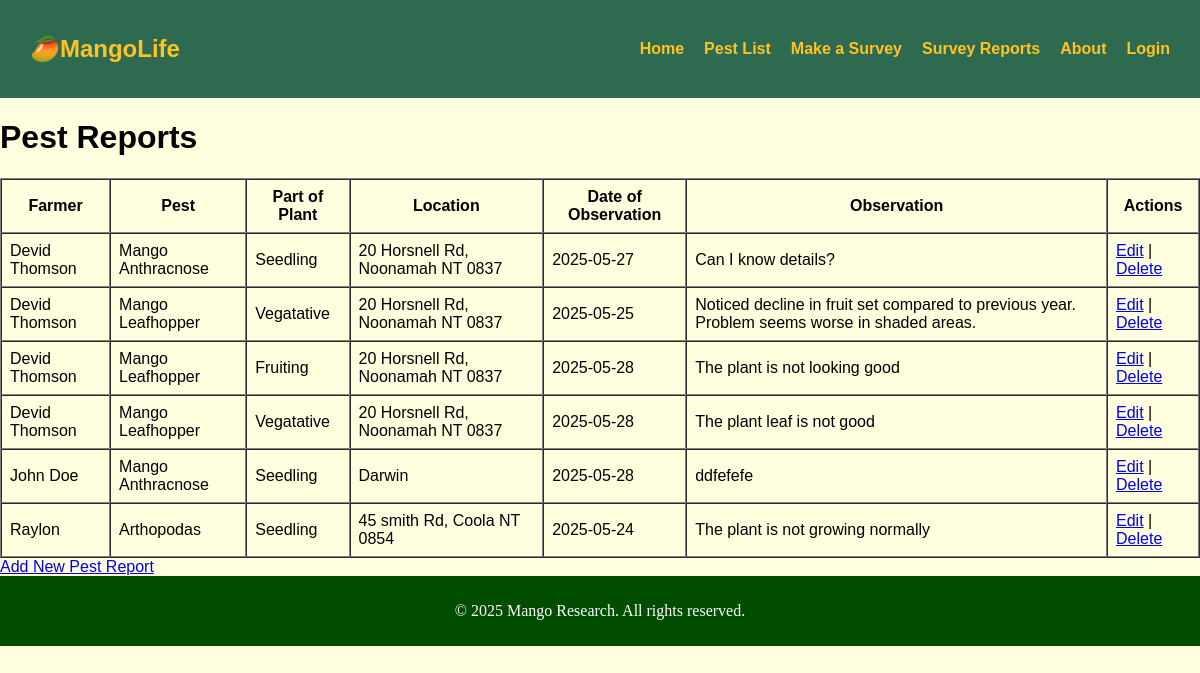
The page /survey_list/ on the database as committed earlier.
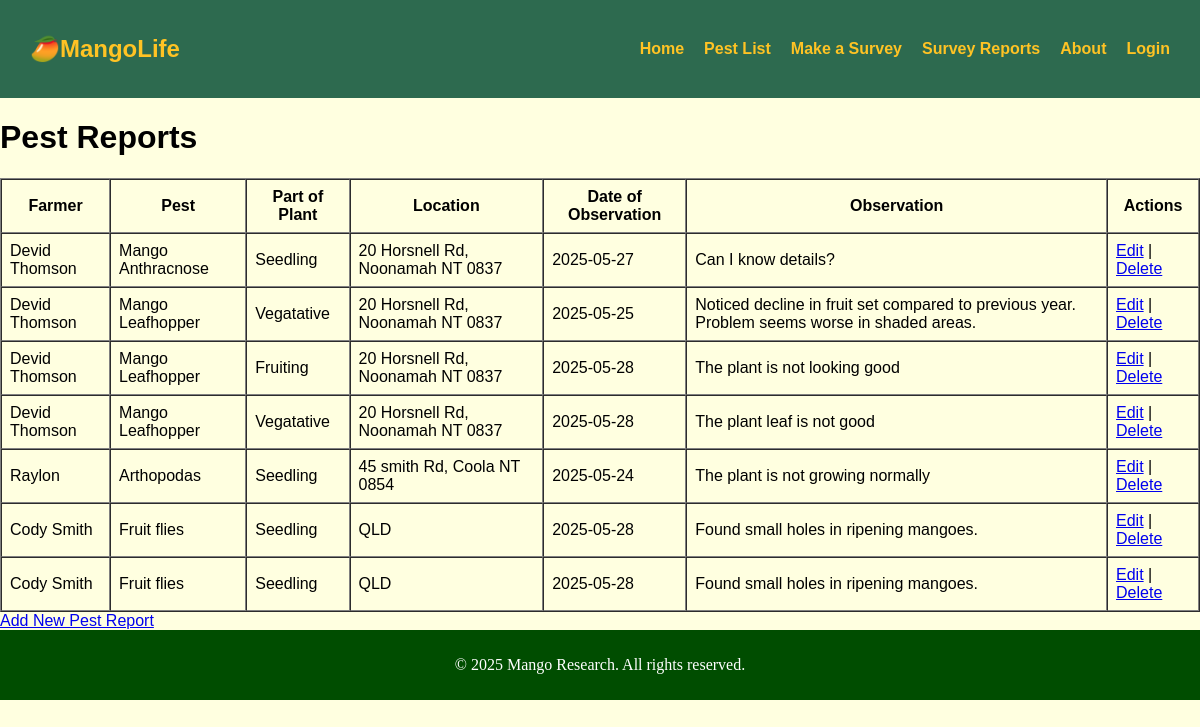
The same page on the database as committed later.
### mango_pests/models.py (models this page shows, shortened)
class PestReport(models.Model):
    farmer = models.ForeignKey(Farmer, on_delete=models.CASCADE, related_name='pest_reports', default=1)
    pest_name = models.CharField(max_length=100)
    date_of_observation = models.DateField(default=timezone.now)
    observation = models.TextField()
    severity_level = models.CharField(
        max_length=8,
        choices=[('Low','Low'), ('Medium','Medium'), ('High','High')],
        default='Low'
    )
    affected_stage = models.CharField(
        max_length=20,
        choices=[('Seedling','Seedling'), ('Vegetative','Vegetative'), ('Budding','Budding'),('Flowering','Flowering'), ('Fruiting','Fruiting'), ('Maturity','Maturity'), ('Harvest','Harvest')],default='Seedling')
    affected_plant_number = models.CharField(max_length=150, default='')
    symptoms = models.CharField(max_length=250, default='')
    image = models.ImageField(upload_to='pests/images/', blank=True, null=True)  # Make image optional
    submitted_at = models.DateTimeField(auto_now_add=True)

class Farmer(models.Model):
    full_name = models.CharField(max_length=100)
    email = models.EmailField()
    phone_number = models.CharField(max_length=20, default='')
    location = models.CharField(max_length=200)
    land_size = models.CharField(max_length=70, default='')

### mango_pests/views.py (the view)
# urls.py: path('survey_list/', PestReportListView.as_view(), name='pestreport_list'),
class PestReportListView(ListView):
    model = PestReport
    template_name = 'mango_pests/survey_list.html'
    context_object_name = 'pestreports'

### mango_pests/templates/mango_pests/survey_list.html
{% extends "mango_pests/base.html" %}
{% load static %}
{% block content %}
<h1>Pest Reports</h1>
<table border="1" cellpadding="8" cellspacing="0">
  <thead>
    <tr>
      <th>Farmer</th>
      <th>Pest</th>
      <th>Part of Plant</th>
      <th>Location</th>
      <th>Date of Observation</th>
      <th>Observation</th>
      <th>Actions</th>
    </tr>
  </thead>
  <tbody>
    {% for report in pestreports %}
      <tr>
        <td>{{ report.farmer.full_name }}</td>
        <td>{{ report.pest_name }}</td>
        <td>{{ report.affected_stage }}</td>
        <td>{{ report.farmer.location }}</td>
        <td>{{ report.date_of_observation|date:"Y-m-d" }}</td>
        <td>{{ report.observation|truncatewords:15 }}</td>
        <td>
          <a href="{% url 'pestreport_edit' report.pk %}">Edit</a> |
          <a href="{% url 'pestreport_delete' report.pk %}">Delete</a>
        </td>
      </tr>
    {% empty %}
      <tr>
        <td colspan="7">No pest reports found.</td>
      </tr>
    {% endfor %}
  </tbody>
</table>
<a href="{% url 'report_pest' %}">Add New Pest Report</a>
{% endblock %}

### mango_pests/templates/mango_pests/base.html (shortened to what this page needs)
{% load static %}
<!DOCTYPE html>
<html lang="en">
<head>
    <link rel="stylesheet" href="{% static 'css/styles.css' %}">
</head>
<body>
<div class="page-wrapper">
    <header>
  <nav class="navbar">
    {% if request.path == '/login/' or request.path == '/signup/' %}
    <h2>🥭MangoLife</h2>
    {% else %}
      <h2>🥭MangoLife</h2>
      <ul>
        <li><a href="{% url 'home' %}">Home</a></li>
        <li><a href="{% url 'pest_list' %}">Pest List</a></li>
        <li><a href="{% url 'report_pest' %}">Make a Survey</a></li>
        <li><a href="{% url 'pestreport_list' %}">Survey Reports</a></li>
        <li><a href="{% url 'about' %}">About</a></li>
        {% if user.is_authenticated %}
          <li>
            <form method="post" action="{% url 'logout' %}" style="display: inline;">
                {% csrf_token %}
                <button type="submit" style="background-color: #2d6a4f; border: none; color: #ffc324 ; cursor: pointer;">
                Logout
                </button>
            </form>
        </li>
        {% else %}
          <li><a href="{% url 'login' %}">Login</a></li>
        {% endif %}
      </ul>
    {% endif %}
  </nav>
</header>
    <main class="main-content">
        {% block content %}
        {% endblock %}
    </main>
    <footer class="footer">
        <p>&copy; 2025 Mango Research. All rights reserved.</p>
    </footer>
</body>
</html>

### mango_pests/static/css/styles.css (style rules this page uses)
html, body { height: 100%; margin: 0; font-family: 'Poppins', sans-serif; background-color: lightyellow; }
nav h2 { color:#ffc324 }
nav { background-color: #2d6a4f; padding: 15px 30px; display: flex; justify-content: space-between; align-items: center; }
nav ul { list-style-type: none; padding: 0; margin: 0; display: flex; gap: 20px; }
nav ul li a { text-decoration: none; font-weight: bold; color: #ffc324 }
.page-wrapper { display: flex; flex-direction: column; min-height: 100vh; }
footer { font-family:'Lucida Sans'; background-color: #004d00; color: white; text-align: center; position: relative; padding: 10px 0; width:100%; }

Rows that differ between the two databases and show on the page:
removed PestReport: farmer.full_name "John Doe", pest_name "Mango Anthracnose", affected_stage "Seedling", farmer.location "Darwin", date_of_observation "2025-05-28", observation "ddfefefe"
added PestReport: farmer.full_name "Cody Smith", pest_name "Fruit flies", affected_stage "Seedling", farmer.location "QLD", date_of_observation "2025-05-28", observation "Found small holes in ripening mangoes."
added PestReport: farmer.full_name "Cody Smith", pest_name "Fruit flies", affected_stage "Seedling", farmer.location "QLD", date_of_observation "2025-05-28", observation "Found small holes in ripening mangoes."
